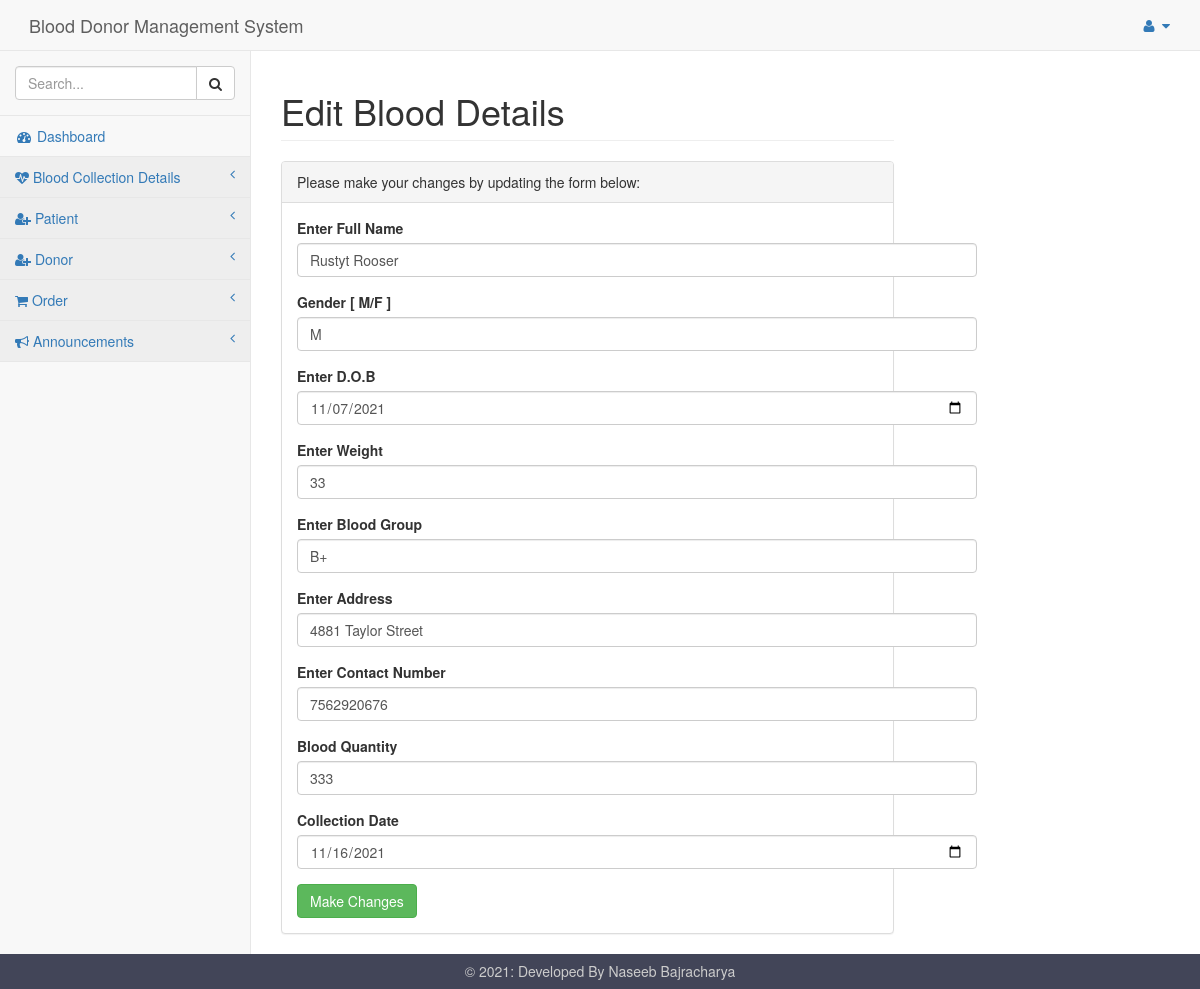
The page /pages/editbloodform.php?id=22 on the database its author committed.
### tables this page shows
CREATE TABLE `blood` (
  `id` int NOT NULL AUTO_INCREMENT,
  `name` varchar(20) NOT NULL,
  `gender` varchar(20) NOT NULL,
  `dob` date NOT NULL,
  `weight` int NOT NULL,
  `bloodgroup` varchar(3) NOT NULL,
  `address` varchar(20) NOT NULL,
  `contact` varchar(10) NOT NULL,
  `bloodqty` int NOT NULL,
  `collection` date NOT NULL,
  `status` varchar(20) DEFAULT NULL,
  `distribution` varchar(20) DEFAULT NULL,
  PRIMARY KEY (`id`)
);

### pages/editbloodform.php (the view, shortened to what this page needs)
<!DOCTYPE html>
<html lang="en">
<head>
    <link href="../vendor/bootstrap/css/bootstrap.min.css" rel="stylesheet">
    <link href="../vendor/metisMenu/metisMenu.min.css" rel="stylesheet">
    <link href="../dist/css/sb-admin-2.css" rel="stylesheet">
    <link href="../vendor/font-awesome/css/font-awesome.min.css" rel="stylesheet" type="text/css">
    <link rel="stylesheet" href="../icofont/icofont.min.css">
</head>
<body>
    <div id="wrapper">
        <?php include 'includes/nav.php'?>
        <div id="page-wrapper">
            <div class="row">
                <div class="col-lg-12">
                    <h1 class="page-header">Edit Blood Details</h1>
                </div>
            </div>
            <div class="row">
                <div class="col-lg-12">
                    <div class="panel panel-default">
                        <div class="panel-heading">
                            Please make your changes by updating the form below:
                        </div>
                        <div class="panel-body">
                            <div class="row">
                                <div class="col-lg-6">
                                <?php
									include 'dbconnect.php';
									$id=$_GET['id'];
									$qry= "select * from blood where id='$id'";
									$result=mysqli_query($conn,$qry);
									while($row=mysqli_fetch_array($result)){
									?>
                                    <form role="form" action="editedblood.php" method="post">
                                        <div class="form-group">
                                            <label>Enter Full Name</label>
                                            <input class="form-control" type="text" name="name" value='<?php echo $row['name']; ?>' required>
                                        </div>
                                        <div class="form-group">
                                            <label>Gender [ M/F ]</label>
                                            <input class="form-control" type="text" name="gender" value='<?php echo $row['gender']; ?>' required>
                                        </div>
                                        <div class="form-group">
                                            <label>Enter D.O.B</label>
                                            <input class="form-control" type="date" name="dob" value='<?php echo $row['dob']; ?>' required>
                                        </div>
                                        <div class="form-group">
                                            <label>Enter Weight</label>
                                            <input class="form-control" type="number" name="weight" value='<?php echo $row['weight']; ?>' required>
                                        </div>
                                        <div class="form-group">
                                            <label>Enter Blood Group</label>
                                            <input class="form-control" type="text" name="bloodgroup" value='<?php echo $row['bloodgroup']; ?>' required>
                                        </div>
                                        <div class="form-group">
                                            <label>Enter Address</label>
                                            <input class="form-control" type="text" name="address" value='<?php echo $row['address']; ?>' required>
                                        </div>
                                        <div class="form-group">
                                            <label>Enter Contact Number</label>
                                            <input class="form-control" type="number" name="contact" value='<?php echo $row['contact']; ?>' required>
                                        </div>
                                        <div class="form-group">
                                            <label>Blood Quantity</label>
                                            <input class="form-control" type="number" name="bloodqty" value='<?php echo $row['bloodqty']; ?>' required>
                                        </div>
                                        <div class="form-group">
                                                <label>Collection Date</label>
                                                <input class="form-control" type="date" name="collection" value='<?php echo $row['collection']; ?>' required>
                                            </div>
             <button type="submit"  class="btn btn-success">Make Changes</button>
                                    </form>
                                </div>
						<?php
						}
						?>
                            </div>
                        </div>
                    </div>
                </div>
            </div>
        </div>
    </div>
</body>
<footer>
        <p>&copy; <?php echo date("Y"); ?>: Developed By Naseeb Bajracharya</p>
    </footer>
</html>

### pages/editbloodform.php (style rules this page uses)
footer { background-color: #424558; bottom: 0; left: 0; right: 0; height: 35px; text-align: center; color: #CCC; }
footer p { padding: 10.5px; margin: 0px; line-height: 100%; }

### rows shown on the page
blood: name "Rustyt Rooser", gender "M", dob "11/07/2021", weight "33", bloodgroup "B+", address "4881 Taylor Street", contact "7562920676", bloodqty "333", collection "11/16/2021"
